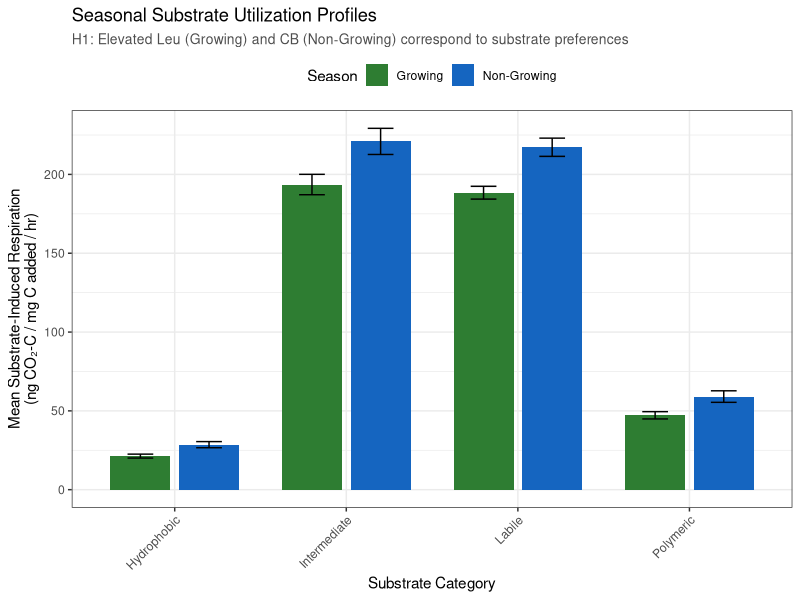
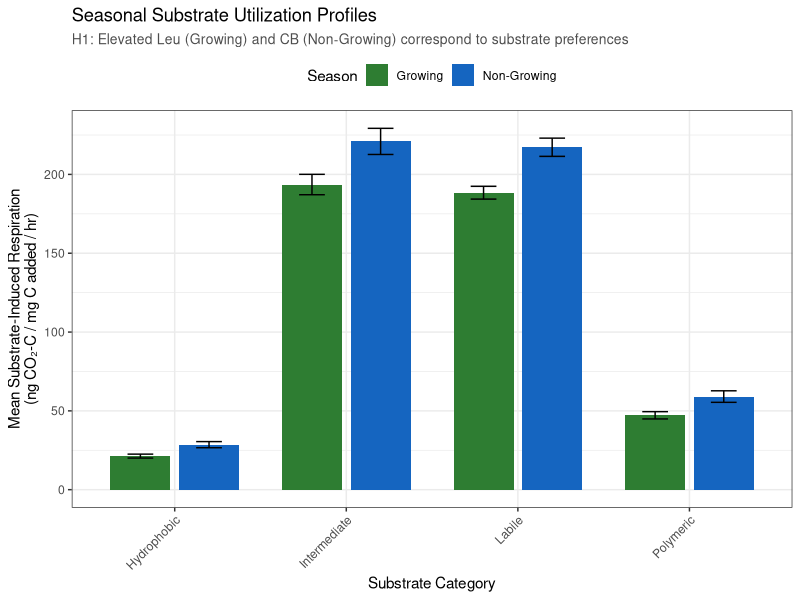

Generate these figures, in order, with R: (Note: this script raises an error after producing the figures.)
# ==============================================================================
# PRIORITY ANALYSIS 1: Validate RF Enzyme Patterns with Substrate Utilization
# ==============================================================================

# Load required packages
library(tidyverse)
library(vegan)
library(ggplot2)
library(patchwork)
library(broom)
library(emmeans)

# ------------------------------------------------------------------------------
# 1.1 Load and prepare data
# ------------------------------------------------------------------------------

# Load MicroResp data
microresp <- read_csv("DataHub/Soil_Phenotypes/SoilSFA_A3.1_MicroResp.csv")
names(microresp)[1] = "Sample_cat"
# Load EEA data  
eea <- read_csv("DataHub/Soil_Phenotypes/SoilSFA_A3.1_EEA.csv")

# Load biogeochemistry data for season definitions
bgc <- read_csv("DataHub/Soil_Biogeochemistry/SoilSFA_A3.1_Soil_Biogeochemistry.csv")

# Define seasons based on irrigation period (from README)
# Growing season: April-October (irrigation application period)
# Non-growing season: November-March

bgc <- bgc %>%
  mutate(
    Collection_date = as.Date(Collection_date, format = "%m/%d/%y"),
    Month_num = lubridate::month(Collection_date),
    Season = case_when(
      Month_num >= 4 & Month_num <= 10 ~ "Growing",
      Month_num >= 11 | Month_num <= 3 ~ "Non-Growing",
      TRUE ~ NA_character_
    )
  )

# Join season info to EEA data
eea_season <- eea %>%
  left_join(bgc %>% select(Sample_cat, Season, Month_num), 
            by = "Sample_cat")

# ------------------------------------------------------------------------------
# 1.2 Prepare MicroResp data - filter and reshape
# ------------------------------------------------------------------------------

# Use 5hr timepoint and C-normalized data (per your methods)
microresp_analysis <- microresp %>%
  filter(
    Timepoint == 5,
    Normalization == "ngCO2-C_mgC_h",
    Substrate != "Water"  # Remove water control
  ) %>%
  # Join season info
  left_join(bgc %>% dplyr::select(Sample_cat, Season, Month_num, Irrigation_trmt_pct...7), 
            by = "Sample_cat")

# Define substrate functional categories based on your hypotheses
substrate_categories <- microresp_analysis %>%
  distinct(Substrate, Substrate_category, Substrate_formula, Substrate_NOSC) %>%
  mutate(
    Functional_group = case_when(
      # Labile substrates (root exudate-like)
      Substrate %in% c("D-Glucose", "D-Fructose", "D-Trehalose", 
                       "Citric_acid", "Malic_acid", "Succinic_acid", "Lactic_acid",
                       "L-Leucine", "L-Alanine", "Glycine", "L-Glutamine", "L-Arginine") ~ "Labile",
      # Polymeric/complex substrates
      Substrate %in% c("Cellulose", "Hemicellulose", "Chitin", "Chitosan", 
                       "Lignin", "BSA") ~ "Polymeric",
      # Intermediate complexity
      Substrate %in% c("D-Cellobiose", "D-Xylose", 
                       "N-Acetyl-D-glucosamine", "Glucosamine_hydrochloride") ~ "Intermediate",
      # Hydrophobic
      Substrate %in% c("Methyl_oleate", "Tween40") ~ "Hydrophobic",
      TRUE ~ "Other"
    ),
    # More specific groupings for enzyme validation
    Substrate_type = case_when(
      Substrate %in% c("L-Leucine", "L-Alanine", "Glycine", "L-Glutamine", 
                       "Glutamic_acid", "L-Arginine") ~ "Amino_acids",
      Substrate %in% c("Citric_acid", "Malic_acid", "Succinic_acid", 
                       "Lactic_acid", "Oxalic_acid") ~ "Organic_acids",
      Substrate %in% c("D-Glucose", "D-Fructose", "D-Trehalose") ~ "Simple_sugars",
      Substrate %in% c("Cellulose", "Hemicellulose", "D-Cellobiose", "D-Xylose") ~ "Cellulose_related",
      Substrate %in% c("Chitin", "Chitosan", "N-Acetyl-D-glucosamine", 
                       "Glucosamine_hydrochloride") ~ "Chitin_related",
      Substrate == "Lignin" ~ "Lignin",
      Substrate == "BSA" ~ "Protein",
      Substrate %in% c("Methyl_oleate", "Tween40") ~ "Lipid",
      TRUE ~ "Other"
    )
  )

# Add functional groups back to microresp data
microresp_analysis <- microresp_analysis %>%
  left_join(substrate_categories, by = c("Substrate", "Substrate_category", 
                                         "Substrate_formula", "Substrate_NOSC"))

# ------------------------------------------------------------------------------
# 1.3 Calculate mean SIR by substrate category and season
# ------------------------------------------------------------------------------

sir_by_category <- microresp_analysis %>%
  filter(!is.na(Season), Functional_group != "Other") %>%
  group_by(Season, Functional_group) %>%
  summarise(
    Mean_SIR = mean(SIR, na.rm = TRUE),
    SE_SIR = sd(SIR, na.rm = TRUE) / sqrt(n()),
    n = n(),
    .groups = "drop"
  )

# Statistical test: Two-way ANOVA (season × substrate category)
sir_for_anova <- microresp_analysis %>%
  filter(!is.na(Season), Functional_group != "Other")

anova_model <- aov(SIR ~ Season * Functional_group, data = sir_for_anova)
anova_results <- summary(anova_model)
print(anova_results)

# Post-hoc tests if interaction is significant
posthoc <- emmeans(anova_model, pairwise ~ Season | Functional_group, adjust = "fdr")
print(posthoc)

# ------------------------------------------------------------------------------
# 1.4 Plot seasonal substrate utilization profiles (Figure for Analysis 1)
# ------------------------------------------------------------------------------

p1 <- ggplot(sir_by_category, aes(x = Functional_group, y = Mean_SIR, fill = Season)) +
  geom_col(position = position_dodge(width = 0.8), width = 0.7) +
  geom_errorbar(aes(ymin = Mean_SIR - SE_SIR, ymax = Mean_SIR + SE_SIR),
                position = position_dodge(width = 0.8), width = 0.3) +
  scale_fill_manual(values = c("Growing" = "#2E7D32", "Non-Growing" = "#1565C0")) +
  labs(
    title = "Seasonal Substrate Utilization Profiles",
    subtitle = "H1: Elevated Leu (Growing) and CB (Non-Growing) correspond to substrate preferences",
    x = "Substrate Category",
    y = "Mean Substrate-Induced Respiration\n(ng CO₂-C / mg C added / hr)",
    fill = "Season"
  ) +
  theme_bw() +
  theme(
    axis.text.x = element_text(angle = 45, hjust = 1),
    legend.position = "top",
    plot.subtitle = element_text(size = 10, color = "gray30")
  )

print(p1)
ggsave("Fig_Q1_Seasonal_Substrate_Profiles.png", p1, width = 10, height = 6, dpi = 300)

# ------------------------------------------------------------------------------
# 1.5 Enzyme-substrate correlation analysis
# ------------------------------------------------------------------------------

# Join EEA and MicroResp data
# Calculate mean SIR for key substrate types per sample
sir_wide <- microresp_analysis %>%
  group_by(Sample_cat, Season, Substrate_type, Irrigation_trmt_pct) %>%
  summarise(Mean_SIR = mean(SIR, na.rm = TRUE), .groups = "drop") %>%
  pivot_wider(names_from = Substrate_type, 
              values_from = Mean_SIR,
              names_prefix = "SIR_")

# Join with enzyme data
enzyme_substrate <- eea_season %>%
  left_join(sir_wide, by = c("Sample_cat", "Season")) %>%
  filter(!is.na(Season))  # Remove samples without season info

# ------------------------------------------------------------------------------
# 1.6 Key correlations: Leu vs Amino Acids; CB vs Cellulose
# ------------------------------------------------------------------------------

# Leucine aminopeptidase vs amino acid respiration
cor_leu_growing <- enzyme_substrate %>%
  filter(Season == "Growing", !is.na(SIR_Amino_acids)) %>%
  with(cor.test(Leu_nmol_gdw_h, SIR_Amino_acids, method = "spearman"))

cor_leu_nongrowing <- enzyme_substrate %>%
  filter(Season == "Non-Growing", !is.na(SIR_Amino_acids)) %>%
  with(cor.test(Leu_nmol_gdw_h, SIR_Amino_acids, method = "spearman"))

# Cellobiohydrolase vs cellulose-related respiration
cor_cb_growing <- enzyme_substrate %>%
  filter(Season == "Growing", !is.na(SIR_Cellulose_related)) %>%
  with(cor.test(CB_nmol_gdw_h, SIR_Cellulose_related, method = "spearman"))

cor_cb_nongrowing <- enzyme_substrate %>%
  filter(Season == "Non-Growing", !is.na(SIR_Cellulose_related)) %>%
  with(cor.test(CB_nmol_gdw_h, SIR_Cellulose_related, method = "spearman"))

# Print correlation results
cat("\n=== VALIDATION OF H1: Enzyme-Substrate Correlations ===\n")
cat("\n--- Leucine Aminopeptidase vs Amino Acid SIR ---\n")
cat("Growing Season: rho =", round(cor_leu_growing$estimate, 3), 
    ", p =", format.pval(cor_leu_growing$p.value, digits = 3), 
    ", n =", cor_leu_growing$parameter + 2, "\n")
cat("Non-Growing Season: rho =", round(cor_leu_nongrowing$estimate, 3), 
    ", p =", format.pval(cor_leu_nongrowing$p.value, digits = 3),
    ", n =", cor_leu_nongrowing$parameter + 2, "\n\n")

cat("--- Cellobiohydrolase vs Cellulose-Related SIR ---\n")
cat("Growing Season: rho =", round(cor_cb_growing$estimate, 3), 
    ", p =", format.pval(cor_cb_growing$p.value, digits = 3),
    ", n =", cor_cb_growing$parameter + 2, "\n")
cat("Non-Growing Season: rho =", round(cor_cb_nongrowing$estimate, 3), 
    ", p =", format.pval(cor_cb_nongrowing$p.value, digits = 3),
    ", n =", cor_cb_nongrowing$parameter + 2, "\n")

# Create correlation summary table
cor_summary <- data.frame(
  Enzyme = c("Leucine Aminopeptidase", "Leucine Aminopeptidase",
             "Cellobiohydrolase", "Cellobiohydrolase"),
  Substrate_Type = c("Amino Acids", "Amino Acids",
                     "Cellulose-Related", "Cellulose-Related"),
  Season = c("Growing", "Non-Growing", "Growing", "Non-Growing"),
  Spearman_rho = c(cor_leu_growing$estimate, cor_leu_nongrowing$estimate,
                   cor_cb_growing$estimate, cor_cb_nongrowing$estimate),
  P_value = c(cor_leu_growing$p.value, cor_leu_nongrowing$p.value,
              cor_cb_growing$p.value, cor_cb_nongrowing$p.value),
  N = c(cor_leu_growing$parameter + 2, cor_leu_nongrowing$parameter + 2,
        cor_cb_growing$parameter + 2, cor_cb_nongrowing$parameter + 2)
)

write_csv(cor_summary, "Table_Enzyme_Substrate_Correlations.csv")
print(cor_summary)

# ------------------------------------------------------------------------------
# 1.7 Scatterplots: Enzyme vs Substrate SIR
# ------------------------------------------------------------------------------

# Leu vs Amino Acids
p2 <- ggplot(enzyme_substrate %>% filter(!is.na(SIR_Amino_acids)), 
             aes(x = Leu_nmol_gdw_h, y = SIR_Amino_acids, color = Season)) +
  geom_point(alpha = 0.6, size = 2.5) +
  geom_smooth(method = "lm", se = TRUE, alpha = 0.2) +
  scale_color_manual(values = c("Growing" = "#2E7D32", "Non-Growing" = "#1565C0")) +
  facet_wrap(~ Season, scales = "free") +
  labs(
    title = "Leucine Aminopeptidase Activity vs Amino Acid Respiration",
    subtitle = paste0("Growing: ρ=", round(cor_leu_growing$estimate, 2), 
                      ", p=", format.pval(cor_leu_growing$p.value, digits = 2),
                      " | Non-Growing: ρ=", round(cor_leu_nongrowing$estimate, 2),
                      ", p=", format.pval(cor_leu_nongrowing$p.value, digits = 2)),
    x = "Leucine Aminopeptidase (nmol/g/h)",
    y = "Amino Acid SIR\n(ng CO₂-C / mg C / hr)",
    color = "Season"
  ) +
  theme_minimal(base_size = 11) +
  theme(
    legend.position = "none",
    plot.subtitle = element_text(size = 9, color = "gray30")
  )

# CB vs Cellulose
p3 <- ggplot(enzyme_substrate %>% filter(!is.na(SIR_Cellulose_related)), 
             aes(x = CB_nmol_gdw_h, y = SIR_Cellulose_related, color = Season)) +
  geom_point(alpha = 0.6, size = 2.5) +
  geom_smooth(method = "lm", se = TRUE, alpha = 0.2) +
  scale_color_manual(values = c("Growing" = "#2E7D32", "Non-Growing" = "#1565C0")) +
  facet_wrap(~ Season, scales = "free") +
  labs(
    title = "Cellobiohydrolase Activity vs Cellulose-Related Respiration",
    subtitle = paste0("Growing: ρ=", round(cor_cb_growing$estimate, 2), 
                      ", p=", format.pval(cor_cb_growing$p.value, digits = 2),
                      " | Non-Growing: ρ=", round(cor_cb_nongrowing$estimate, 2),
                      ", p=", format.pval(cor_cb_nongrowing$p.value, digits = 2)),
    x = "Cellobiohydrolase (nmol/g/h)",
    y = "Cellulose-Related SIR\n(ng CO₂-C / mg C / hr)",
    color = "Season"
  ) +
  theme_minimal(base_size = 11) +
  theme(
    legend.position = "none",
    plot.subtitle = element_text(size = 9, color = "gray30")
  )

# Combined figure
combined_correlations <- p2 / p3
print(combined_correlations)
ggsave("Fig_Q1_Enzyme_Substrate_Correlations.png", combined_correlations, 
       width = 10, height = 8, dpi = 300)

# ==============================================================================
# PRIORITY ANALYSIS 2: Substrate Chemistry & Metabolic Strategies
# ==============================================================================

# ------------------------------------------------------------------------------
# 2.1 NOSC relationship by season
# ------------------------------------------------------------------------------

# Calculate mean SIR per substrate per season
sir_by_substrate_season <- microresp_analysis %>%
  filter(!is.na(Substrate_NOSC), Substrate_NOSC != "na", !is.na(Season)) %>%
  mutate(Substrate_NOSC = as.numeric(Substrate_NOSC)) %>%
  group_by(Season, Substrate, Substrate_NOSC, Functional_group) %>%
  summarise(
    Mean_SIR = mean(SIR, na.rm = TRUE),
    SE_SIR = sd(SIR, na.rm = TRUE) / sqrt(n()),
    n = n(),
    .groups = "drop"
  )

# Linear models: NOSC vs SIR by season
lm_nosc_growing <- sir_by_substrate_season %>%
  filter(Season == "Growing") %>%
  lm(Mean_SIR ~ Substrate_NOSC, data = .)

lm_nosc_nongrowing <- sir_by_substrate_season %>%
  filter(Season == "Non-Growing") %>%
  lm(Mean_SIR ~ Substrate_NOSC, data = .)

# Extract model summaries
summary_growing <- summary(lm_nosc_growing)
summary_nongrowing <- summary(lm_nosc_nongrowing)

cat("\n=== NOSC vs SIR Regression Results ===\n")
cat("Growing Season: R² =", round(summary_growing$r.squared, 3),
    ", slope =", round(coef(lm_nosc_growing)[2], 3),
    ", p =", format.pval(summary_growing$coefficients[2,4], digits = 3), "\n")
cat("Non-Growing Season: R² =", round(summary_nongrowing$r.squared, 3),
    ", slope =", round(coef(lm_nosc_nongrowing)[2], 3),
    ", p =", format.pval(summary_nongrowing$coefficients[2,4], digits = 3), "\n")

# Save regression results
nosc_regression_summary <- data.frame(
  Season = c("Growing", "Non-Growing"),
  R_squared = c(summary_growing$r.squared, summary_nongrowing$r.squared),
  Slope = c(coef(lm_nosc_growing)[2], coef(lm_nosc_nongrowing)[2]),
  Intercept = c(coef(lm_nosc_growing)[1], coef(lm_nosc_nongrowing)[1]),
  P_value = c(summary_growing$coefficients[2,4], summary_nongrowing$coefficients[2,4])
)
write_csv(nosc_regression_summary, "Table_NOSC_SIR_Regression.csv")

# ------------------------------------------------------------------------------
# 2.2 NOSC relationship plot
# ------------------------------------------------------------------------------

p4 <- ggplot(sir_by_substrate_season, 
             aes(x = Substrate_NOSC, y = Mean_SIR, color = Season, shape = Functional_group)) +
  geom_point(size = 3, alpha = 0.7) +
  geom_smooth(method = "lm", se = TRUE, aes(group = Season), alpha = 0.2) +
  scale_color_manual(values = c("Growing" = "#2E7D32", "Non-Growing" = "#1565C0")) +
  scale_shape_manual(values = c("Labile" = 16, "Polymeric" = 17, 
                                "Intermediate" = 15, "Hydrophobic" = 18)) +
  labs(
    title = "Substrate NOSC vs Substrate-Induced Respiration by Season",
    subtitle = paste0("Growing: R²=", round(summary_growing$r.squared, 2),
                      ", slope=", round(coef(lm_nosc_growing)[2], 1),
                      " | Non-Growing: R²=", round(summary_nongrowing$r.squared, 2),
                      ", slope=", round(coef(lm_nosc_nongrowing)[2], 1)),
    x = "Nominal Oxidation State of Carbon (NOSC)",
    y = "Mean Substrate-Induced Respiration\n(ng CO₂-C / mg C / hr)",
    color = "Season",
    shape = "Substrate Category"
  ) +
  theme_minimal(base_size = 12) +
  theme(
    legend.position = "right",
    plot.subtitle = element_text(size = 9, color = "gray30")
  )

print(p4)
ggsave("Fig_Q1_NOSC_vs_SIR.png", p4, width = 10, height = 6, dpi = 300)

# ------------------------------------------------------------------------------
# 2.3 Substrate category comparisons (detailed)
# ------------------------------------------------------------------------------

# Calculate mean SIR by substrate type (more detailed than functional group)
sir_by_type_season <- microresp_analysis %>%
  filter(!is.na(Season), Substrate_type != "Other") %>%
  group_by(Season, Substrate_type) %>%
  summarise(
    Mean_SIR = mean(SIR, na.rm = TRUE),
    SE_SIR = sd(SIR, na.rm = TRUE) / sqrt(n()),
    n = n(),
    .groups = "drop"
  )

# Two-way ANOVA: Season × Substrate Type
sir_for_anova_detailed <- microresp_analysis %>%
  filter(!is.na(Season), Substrate_type != "Other")

anova_detailed <- aov(SIR ~ Season * Substrate_type, data = sir_for_anova_detailed)
anova_detailed_results <- summary(anova_detailed)
print(anova_detailed_results)

# Post-hoc comparisons
posthoc_detailed <- emmeans(anova_detailed, pairwise ~ Season | Substrate_type, 
                            adjust = "fdr")

# Extract and save pairwise comparisons
posthoc_contrasts <- as.data.frame(posthoc_detailed$contrasts)
write_csv(posthoc_contrasts, "Table_Posthoc_Season_Substrate_Type.csv")

# ------------------------------------------------------------------------------
# 2.4 Detailed substrate type plot
# ------------------------------------------------------------------------------

p5 <- ggplot(sir_by_type_season, aes(x = reorder(Substrate_type, Mean_SIR), 
                                     y = Mean_SIR, fill = Season)) +
  geom_col(position = position_dodge(width = 0.8), width = 0.7) +
  geom_errorbar(aes(ymin = Mean_SIR - SE_SIR, ymax = Mean_SIR + SE_SIR),
                position = position_dodge(width = 0.8), width = 0.3) +
  scale_fill_manual(values = c("Growing" = "#2E7D32", "Non-Growing" = "#1565C0")) +
  coord_flip() +
  labs(
    title = "Substrate-Specific Respiration Patterns by Season",
    x = "Substrate Type",
    y = "Mean Substrate-Induced Respiration\n(ng CO₂-C / mg C / hr)",
    fill = "Season"
  ) +
  theme_minimal(base_size = 12) +
  theme(legend.position = "top")

print(p5)
ggsave("Fig_Q1_Substrate_Type_Details.png", p5, width = 10, height = 7, dpi = 300)

# ------------------------------------------------------------------------------
# 2.5 N-rich vs C-only substrate comparison
# ------------------------------------------------------------------------------

# Categorize substrates by N content
microresp_n_analysis <- microresp_analysis %>%
  filter(!is.na(Season)) %>%
  mutate(
    N_content = case_when(
      Substrate %in% c("L-Leucine", "L-Alanine", "Glycine", "L-Glutamine", 
                       "Glutamic_acid", "L-Arginine", "Chitin", "Chitosan",
                       "N-Acetyl-D-glucosamine", "Glucosamine_hydrochloride", 
                       "BSA", "Phenylethylamine", "GABA", "Diethylamine") ~ "N-containing",
      TRUE ~ "C-only"
    )
  )

# Calculate mean SIR by N content and season
sir_by_n_season <- microresp_n_analysis %>%
  group_by(Season, N_content) %>%
  summarise(
    Mean_SIR = mean(SIR, na.rm = TRUE),
    SE_SIR = sd(SIR, na.rm = TRUE) / sqrt(n()),
    n = n(),
    .groups = "drop"
  )

# Statistical test
anova_n_content <- aov(SIR ~ Season * N_content, data = microresp_n_analysis)
summary(anova_n_content)

# Calculate ratio of N-containing to C-only for each sample
sir_n_ratio <- microresp_n_analysis %>%
  group_by(Sample_cat, Season, N_content) %>%
  summarise(Mean_SIR = mean(SIR, na.rm = TRUE), .groups = "drop") %>%
  pivot_wider(names_from = N_content, values_from = Mean_SIR) %>%
  mutate(N_to_C_ratio = `N-containing` / `C-only`)

# Test if ratio differs by season
wilcox_n_ratio <- wilcox.test(N_to_C_ratio ~ Season, data = sir_n_ratio)

cat("\n=== N-rich vs C-only Substrate Preference ===\n")
cat("Wilcoxon test for N:C ratio difference by season:\n")
cat("W =", wilcox_n_ratio$statistic, ", p =", 
    format.pval(wilcox_n_ratio$p.value, digits = 3), "\n")

# Plot N-containing vs C-only comparison
p6 <- ggplot(sir_by_n_season, aes(x = N_content, y = Mean_SIR, fill = Season)) +
  geom_col(position = position_dodge(width = 0.8), width = 0.7) +
  geom_errorbar(aes(ymin = Mean_SIR - SE_SIR, ymax = Mean_SIR + SE_SIR),
                position = position_dodge(width = 0.8), width = 0.3) +
  scale_fill_manual(values = c("Growing" = "#2E7D32", "Non-Growing" = "#1565C0")) +
  labs(
    title = "N-Containing vs C-Only Substrate Respiration",
    subtitle = "H1: Growing season microbes favor N-rich substrates during plant competition",
    x = "Substrate N Content",
    y = "Mean Substrate-Induced Respiration\n(ng CO₂-C / mg C / hr)",
    fill = "Season"
  ) +
  theme_minimal(base_size = 12) +
  theme(
    legend.position = "top",
    plot.subtitle = element_text(size = 10, color = "gray30")
  )

print(p6)
ggsave("Fig_Q1_N_vs_C_Substrates.png", p6, width = 8, height = 6, dpi = 300)

# ==============================================================================
# PRIORITY ANALYSIS 3: GWC and Irrigation Treatment Effects (Q2)
# ==============================================================================

# ------------------------------------------------------------------------------
# 3.1 Irrigation treatment substrate profiles
# ------------------------------------------------------------------------------

# Calculate mean SIR by substrate and irrigation treatment
sir_by_irrigation <- microresp_analysis %>%
  filter(!is.na(Irrigation_trmt_pct), Substrate_type != "Other") %>%
  group_by(Irrigation_trmt_pct, Substrate_type) %>%
  summarise(
    Mean_SIR = mean(SIR, na.rm = TRUE),
    SE_SIR = sd(SIR, na.rm = TRUE) / sqrt(n()),
    n = n(),
    .groups = "drop"
  ) %>%
  mutate(Irrigation_label = paste0(Irrigation_trmt_pct, "% Irrigation"))

# Heatmap data preparation
sir_heatmap_data <- microresp_analysis %>%
  filter(!is.na(Irrigation_trmt_pct)) %>%
  group_by(Irrigation_trmt_pct, Substrate) %>%
  summarise(Mean_SIR = mean(SIR, na.rm = TRUE), .groups = "drop") %>%
  mutate(Irrigation_label = paste0(Irrigation_trmt_pct, "% Irrigation"))

# Create heatmap
p7 <- ggplot(sir_heatmap_data, aes(x = Irrigation_label, y = Substrate, fill = Mean_SIR)) +
  geom_tile(color = "white") +
  scale_fill_gradient2(low = "#0571b0", mid = "#f7f7f7", high = "#ca0020",
                       midpoint = median(sir_heatmap_data$Mean_SIR, na.rm = TRUE),
                       name = "Mean SIR\n(ng CO₂-C/mg C/hr)") +
  labs(
    title = "Substrate Utilization Profiles Across Irrigation Treatments",
    subtitle = "H2b: Chronic water limitation selects for different substrate preferences",
    x = "Irrigation Treatment",
    y = "Substrate"
  ) +
  theme_minimal(base_size = 10) +
  theme(
    axis.text.y = element_text(size = 8),
    axis.text.x = element_text(angle = 0, hjust = 0.5),
    plot.subtitle = element_text(size = 10, color = "gray30")
  )

print(p7)
ggsave("Fig_Q2_Irrigation_Substrate_Heatmap.png", p7, width = 8, height = 12, dpi = 300)

# ------------------------------------------------------------------------------
# 3.2 Polymer/hydrophobic substrate ratios (H2b test)
# ------------------------------------------------------------------------------

# Calculate polymer and labile SIR for each sample
sir_ratios <- microresp_analysis %>%
  filter(!is.na(Season), !is.na(Irrigation_trmt_pct)) %>%
  group_by(Sample_cat, Season, Irrigation_trmt_pct, Functional_group) %>%
  summarise(Mean_SIR = mean(SIR, na.rm = TRUE), .groups = "drop") %>%
  pivot_wider(names_from = Functional_group, values_from = Mean_SIR) %>%
  mutate(
    Polymer_to_Labile_ratio = (Polymeric + Hydrophobic) / Labile,
    Irrigation_label = paste0(Irrigation_trmt_pct, "% Irrigation")
  )

# Two-way ANOVA: Season × Irrigation on ratio
anova_ratio <- aov(Polymer_to_Labile_ratio ~ Season * Irrigation_trmt_pct, 
                   data = sir_ratios %>% filter(!is.na(Polymer_to_Labile_ratio)))
summary(anova_ratio)

# Post-hoc
posthoc_ratio <- emmeans(anova_ratio, pairwise ~ Irrigation_trmt_pct | Season, adjust = "fdr")
print(posthoc_ratio)

# Plot ratio
p8 <- ggplot(sir_ratios %>% filter(!is.na(Polymer_to_Labile_ratio)), 
             aes(x = Irrigation_label, y = Polymer_to_Labile_ratio, fill = Season)) +
  geom_boxplot(outlier.alpha = 0.5) +
  scale_fill_manual(values = c("Growing" = "#2E7D32", "Non-Growing" = "#1565C0")) +
  labs(
    title = "Polymer+Hydrophobic : Labile Substrate Ratio",
    subtitle = "H2b: Higher ratio in 25% irrigation = adaptation to diffusion-limited conditions",
    x = "Irrigation Treatment",
    y = "(Polymeric + Hydrophobic) / Labile SIR Ratio",
    fill = "Season"
  ) +
  theme_minimal(base_size = 12) +
  theme(
    legend.position = "top",
    plot.subtitle = element_text(size = 10, color = "gray30")
  )

print(p8)
ggsave("Fig_Q2_Polymer_Labile_Ratio.png", p8, width = 10, height = 6, dpi = 300)

# ------------------------------------------------------------------------------
# 3.3 GWC as continuous predictor of substrate preference
# ------------------------------------------------------------------------------

# Join GWC data to MicroResp
microresp_gwc <- microresp_analysis %>%
  left_join(bgc %>% select(Sample_cat, GWC), by = "Sample_cat") %>%
  filter(!is.na(GWC))

# Key substrates to plot
key_substrates <- c("Methyl_oleate", "Cellulose", "D-Glucose", "L-Leucine")

microresp_gwc_key <- microresp_gwc %>%
  filter(Substrate %in% key_substrates) %>%
  mutate(Irrigation_label = paste0(Irrigation_trmt_pct, "%"))

# GWC vs SIR for key substrates
p9 <- ggplot(microresp_gwc_key, aes(x = GWC, y = SIR, color = Irrigation_label)) +
  geom_point(alpha = 0.5, size = 2) +
  geom_smooth(method = "loess", se = TRUE, alpha = 0.2) +
  facet_wrap(~ Substrate, scales = "free_y", ncol = 2) +
  scale_color_manual(values = c("25%" = "#d73027", "100%" = "#4575b4"),
                     name = "Irrigation Treatment") +
  labs(
    title = "GWC Effects on Key Substrate Respiration",
    subtitle = "H2a: GWC as continuous moisture predictor shows non-linear threshold effects",
    x = "Gravimetric Water Content (%)",
    y = "Substrate-Induced Respiration\n(ng CO₂-C / mg C / hr)"
  ) +
  theme_minimal(base_size = 11) +
  theme(
    legend.position = "top",
    plot.subtitle = element_text(size = 10, color = "gray30")
  )

print(p9)
ggsave("Fig_Q2_GWC_Substrate_Relationships.png", p9, width = 10, height = 8, dpi = 300)

# ------------------------------------------------------------------------------
# 3.4 Substrate solubility analysis (H2b mechanism test)
# ------------------------------------------------------------------------------

# Get solubility data and calculate irrigation difference
solubility_analysis <- microresp_analysis %>%
  filter(!is.na(Irrigation_trmt_pct), !is.na(Substrate_solubility),
         Substrate_solubility != "na", Substrate_solubility != "infinite",
         Substrate_solubility != "insoluble") %>%
  mutate(Solubility_numeric = as.numeric(Substrate_solubility)) %>%
  group_by(Substrate, Substrate_NOSC, Solubility_numeric, Irrigation_trmt_pct) %>%
  summarise(Mean_SIR = mean(SIR, na.rm = TRUE), .groups = "drop") %>%
  pivot_wider(names_from = Irrigation_trmt_pct, values_from = Mean_SIR,
              names_prefix = "Irr_") %>%
  mutate(SIR_diff_100_minus_25 = Irr_100 - Irr_25)

# Correlation between solubility and irrigation effect
cor_solubility <- cor.test(solubility_analysis$Solubility_numeric, 
                           solubility_analysis$SIR_diff_100_minus_25,
                           method = "spearman", use = "complete.obs")

cat("\n=== Solubility vs Irrigation Effect ===\n")
cat("Spearman correlation: rho =", round(cor_solubility$estimate, 3),
    ", p =", format.pval(cor_solubility$p.value, digits = 3), "\n")
cat("Interpretation: Positive rho = high solubility substrates show greater benefit from 100% irrigation\n")

# Plot solubility analysis
p10 <- ggplot(solubility_analysis, 
              aes(x = log10(Solubility_numeric + 0.1), y = SIR_diff_100_minus_25)) +
  geom_point(size = 3, alpha = 0.7) +
  geom_smooth(method = "lm", se = TRUE, color = "#ca0020") +
  geom_hline(yintercept = 0, linetype = "dashed", color = "gray50") +
  labs(
    title = "Substrate Solubility vs Irrigation Effect on Respiration",
    subtitle = paste0("H2b test: ρ=", round(cor_solubility$estimate, 2),
                      ", p=", format.pval(cor_solubility$p.value, digits = 2)),
    x = "Log10 Substrate Solubility (g/100g water)",
    y = "SIR Difference (100% - 25% Irrigation)\n(ng CO₂-C / mg C / hr)",
    caption = "Positive values = higher respiration under 100% irrigation"
  ) +
  theme_minimal(base_size = 12) +
  theme(plot.subtitle = element_text(size = 10, color = "gray30"))

print(p10)
ggsave("Fig_Q2_Solubility_vs_Irrigation_Effect.png", p10, width = 8, height = 6, dpi = 300)

# ==============================================================================
# SUMMARY STATISTICS OUTPUT
# ==============================================================================

# ==============================================================================
# SUMMARY STATISTICS OUTPUT (continued from where it cut off)
# ==============================================================================

# Create comprehensive summary table (line was incomplete)
summary_stats <- list(
  Enzyme_Substrate_Correlations = cor_summary,
  NOSC_Regression = nosc_regression_summary,
  Seasonal_ANOVA = broom::tidy(anova_model),
  Detailed_ANOVA = broom::tidy(anova_detailed),
  N_Content_ANOVA = broom::tidy(anova_n_content),
  Irrigation_Ratio_ANOVA = broom::tidy(anova_ratio)
)

# Save all summary statistics
write_csv(bind_rows(summary_stats, .id = "Analysis"), 
          "Summary_Statistics_All_Analyses.csv")

# ==============================================================================
# SESSION INFO
# ==============================================================================

# Save session info for reproducibility
writeLines(capture.output(sessionInfo()), "Session_Info.txt")

cat("\n=== Analysis Complete ===\n")
cat("All figures saved to working directory\n")
cat("All summary tables saved to working directory\n")
